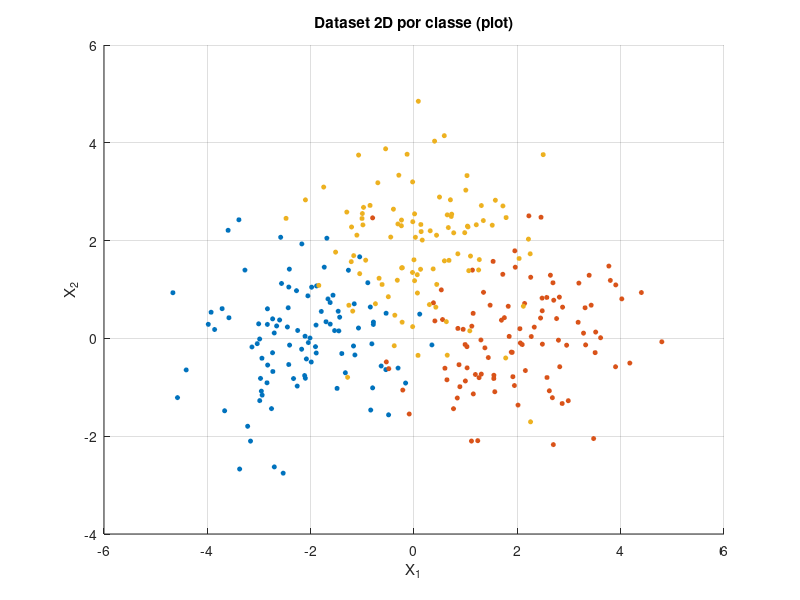

The MATLAB source for this figure: (Note: this script raises an error after producing the figure.)
%% UNIT TEST

clear
clc

%% GENERATE DATASET

rng(1)

N1 = 100;
N2 = 100;
N3 = 100;

X1 = randn(N1,2) + repmat([-2  0], N1, 1);
X2 = randn(N2,2) + repmat([ 2  0], N2, 1);
X3 = randn(N3,2) + repmat([ 0  2], N3, 1);

X = [X1; X2; X3];

Y = [ones(N1,1); 2*ones(N2,1); 3*ones(N3,1)];

%% PLOT DATASET

figure; hold on; grid on;

classes = unique(Y);
colors = lines(length(classes));

for i = 1:length(classes)
    idx = (Y == classes(i));

    plot(X(idx,1), X(idx,2), 'o', ...
        'Color', colors(i,:), ...
        'MarkerFaceColor', colors(i,:), ...
        'LineStyle', 'none', ...
        'MarkerSize', 3);
end

xlabel('X_1');
ylabel('X_2');
title('Dataset 2D por classe (plot)');
legend("Classe " + string(classes));

%% EXPERIMENT WITH 1 REALIZATION  - SETTING PARAMETERS AFTER CONSTRUCTOR

mdl_1 = lmsClassifier2();
mdl_1.learningRate = 0.05;
mdl_1.numEpochs = 200;
mdl_1.addBias = true;
mdl_1.shuffleEachEpoch = true;

mdl_1 = mdl_1.fit(X, Y);
yhat = mdl_1.predict(X);
acc = mdl_1.score(X, Y);

disp("accuracy 1:")
disp(acc)

%% EXPERIMENT WITH 1 REALIZATION  - SETTING PARAMETERS WITH CONSTRUCTOR

mdl_2 = lmsClassifier2( ...
       'learningRate',0.05,...
       'numEpochs',200,...
       'addBias', true, ...
       'shuffleEachEpoch', true);

mdl_2 = mdl_2.fit(X, Y);
yhat = mdl_2.predict(X);
acc = mdl_2.score(X, Y);

disp("accuracy 2: ")
disp(acc)

%% END
